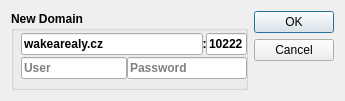
<?xml version="1.0" encoding="UTF-8"?>
<ui version="4.0">
 <class>EnterNewDomain</class>
 <widget class="QDialog" name="EnterNewDomain">
  <property name="windowModality">
   <enum>Qt::ApplicationModal</enum>
  </property>
  <property name="geometry">
   <rect>
    <x>0</x>
    <y>0</y>
    <width>345</width>
    <height>101</height>
   </rect>
  </property>
  <property name="minimumSize">
   <size>
    <width>337</width>
    <height>101</height>
   </size>
  </property>
  <property name="windowTitle">
   <string>Enter New Domain</string>
  </property>
  <property name="modal">
   <bool>true</bool>
  </property>
  <layout class="QGridLayout" name="gridLayout">
   <item row="0" column="0">
    <layout class="QHBoxLayout" name="horizontalLayout">
     <item>
      <widget class="QGroupBox" name="groupBox">
       <property name="font">
        <font>
         <weight>75</weight>
         <bold>true</bold>
        </font>
       </property>
       <property name="title">
        <string>New Domain</string>
       </property>
       <property name="flat">
        <bool>true</bool>
       </property>
       <widget class="QWidget" name="layoutWidget">
        <property name="geometry">
         <rect>
          <x>10</x>
          <y>20</y>
          <width>226</width>
          <height>51</height>
         </rect>
        </property>
        <layout class="QVBoxLayout" name="verticalLayout">
         <property name="spacing">
          <number>0</number>
         </property>
         <item>
          <layout class="QHBoxLayout" name="horizontalLayout_3">
           <property name="spacing">
            <number>0</number>
           </property>
           <item>
            <widget class="QLineEdit" name="d_lineEdit_1">
             <property name="minimumSize">
              <size>
               <width>160</width>
               <height>0</height>
              </size>
             </property>
             <property name="inputMask">
              <string/>
             </property>
             <property name="text">
              <string>wakearealy.cz</string>
             </property>
             <property name="placeholderText">
              <string>Domain Host or IP Address</string>
             </property>
            </widget>
           </item>
           <item>
            <widget class="QLabel" name="label_4">
             <property name="maximumSize">
              <size>
               <width>3</width>
               <height>16777215</height>
              </size>
             </property>
             <property name="text">
              <string>:</string>
             </property>
             <property name="alignment">
              <set>Qt::AlignCenter</set>
             </property>
            </widget>
           </item>
           <item>
            <widget class="QLineEdit" name="d_lineEdit_2">
             <property name="maximumSize">
              <size>
               <width>41</width>
               <height>16777215</height>
              </size>
             </property>
             <property name="text">
              <string>10222</string>
             </property>
             <property name="maxLength">
              <number>10</number>
             </property>
             <property name="alignment">
              <set>Qt::AlignCenter</set>
             </property>
             <property name="placeholderText">
              <string>Port</string>
             </property>
            </widget>
           </item>
          </layout>
         </item>
         <item>
          <layout class="QHBoxLayout" name="horizontalLayout_2">
           <property name="spacing">
            <number>0</number>
           </property>
           <item>
            <widget class="QLineEdit" name="d_lineEdit_3">
             <property name="minimumSize">
              <size>
               <width>50</width>
               <height>0</height>
              </size>
             </property>
             <property name="inputMask">
              <string/>
             </property>
             <property name="echoMode">
              <enum>QLineEdit::Password</enum>
             </property>
             <property name="placeholderText">
              <string>User</string>
             </property>
            </widget>
           </item>
           <item>
            <widget class="QLineEdit" name="d_lineEdit_4">
             <property name="minimumSize">
              <size>
               <width>120</width>
               <height>0</height>
              </size>
             </property>
             <property name="inputMask">
              <string/>
             </property>
             <property name="text">
              <string/>
             </property>
             <property name="echoMode">
              <enum>QLineEdit::Password</enum>
             </property>
             <property name="placeholderText">
              <string>Password</string>
             </property>
            </widget>
           </item>
          </layout>
         </item>
        </layout>
       </widget>
      </widget>
     </item>
     <item>
      <widget class="QDialogButtonBox" name="buttonBox">
       <property name="orientation">
        <enum>Qt::Vertical</enum>
       </property>
       <property name="standardButtons">
        <set>QDialogButtonBox::Cancel|QDialogButtonBox::Ok</set>
       </property>
      </widget>
     </item>
    </layout>
   </item>
  </layout>
 </widget>
 <resources/>
 <connections>
  <connection>
   <sender>buttonBox</sender>
   <signal>accepted()</signal>
   <receiver>EnterNewDomain</receiver>
   <slot>accept()</slot>
   <hints>
    <hint type="sourcelabel">
     <x>248</x>
     <y>254</y>
    </hint>
    <hint type="destinationlabel">
     <x>157</x>
     <y>274</y>
    </hint>
   </hints>
  </connection>
  <connection>
   <sender>buttonBox</sender>
   <signal>rejected()</signal>
   <receiver>EnterNewDomain</receiver>
   <slot>reject()</slot>
   <hints>
    <hint type="sourcelabel">
     <x>316</x>
     <y>260</y>
    </hint>
    <hint type="destinationlabel">
     <x>286</x>
     <y>274</y>
    </hint>
   </hints>
  </connection>
 </connections>
</ui>
